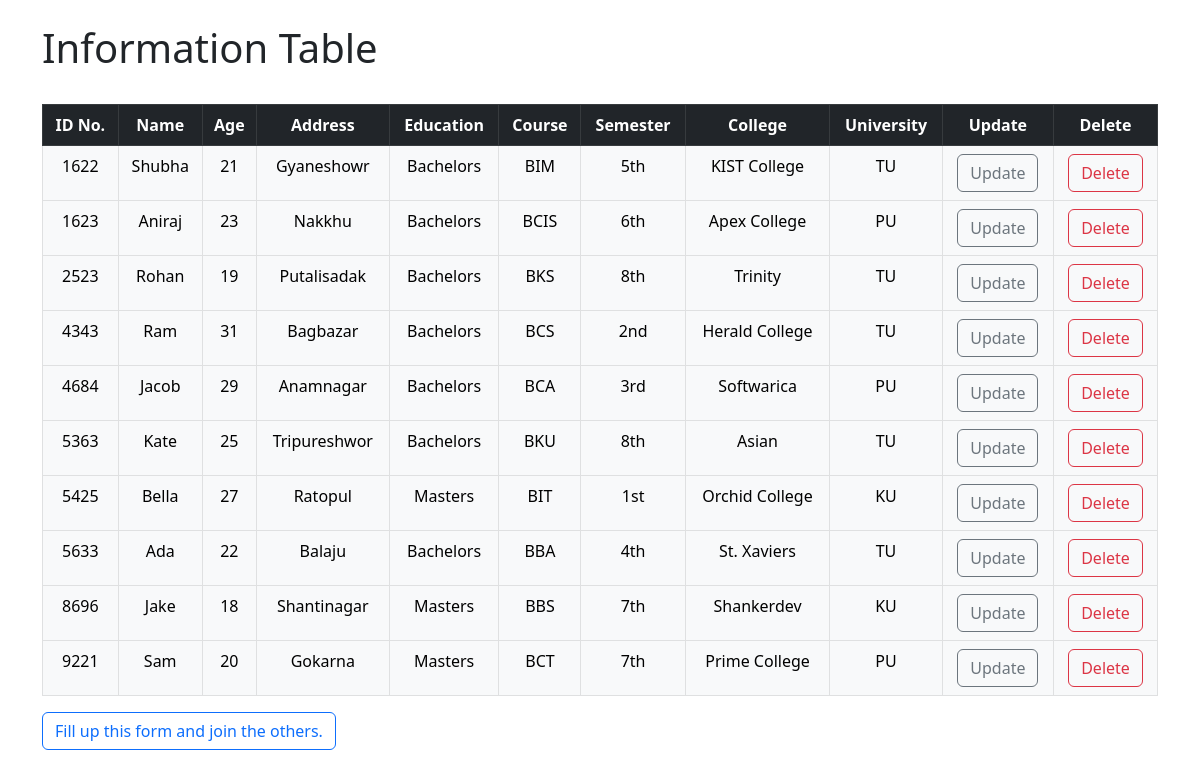
The page / on the database its author committed.
### tables this page shows
CREATE TABLE general(
        id INT,
        name VARCHAR(50),
        age INT,
        address VARCHAR(100),
        education VARCHAR(100), 
        course VARCHAR(100),
        semester VARCHAR(10),
        college VARCHAR(50),
        university VARCHAR(100),
        PRIMARY KEY(id)
        );

### index.php (the view, shortened to what this page needs)
<!DOCTYPE html>
<html lang="en">
<head>
    <link href="https://cdn.jsdelivr.net/npm/bootstrap@5.2.0/dist/css/bootstrap.min.css" rel="stylesheet">
</head>
<body>
    <div class="container">
        <div class="jumbotron jumbotron-fluid"><br>
            <h1>Information Table</h1><br>
            <?php
            $conn = mysqli_connect("localhost", "root", "", "user_info", 3306);
            $sql = "SELECT * FROM general";
            $query = mysqli_query($conn, $sql);
            ?>
            <table class="table table-light text-center table-bordered ">
                <thead class="table-dark">
                    <tr>
                        <th scope="col">ID No.</th>
                        <th scope="col">Name</th>
                        <th scope="col">Age</th>
                        <th scope="col">Address</th>
                        <th scope="col">Education</th>
                        <th scope="col">Course</th>
                        <th scope="col">Semester</th>
                        <th scope="col">College</th>
                        <th scope="col">University</th>
                        <th scope="col">Update</th>
                        <th scope="col">Delete</th>
                    </tr>
                </thead>
                <?php
                if ($query) {
                    foreach ($query as $row) {
                ?>
                        <tbody>
                            <tr>
                                <td><?php echo $row['id']; ?></td>
                                <td><?php echo $row['name']; ?></td>
                                <td><?php echo $row['age'];  ?></td>
                                <td><?php echo $row['address'];  ?></td>
                                <td><?php echo $row['education'];  ?></td>
                                <td><?php echo $row['course'];  ?></td>
                                <td><?php echo $row['semester'];  ?></td>
                                <td><?php echo $row['college'];  ?></td>
                                <td><?php echo $row['university'];  ?></td>
                                <td>
                                    <button type="button" class="btn btn-outline-secondary update">Update</button>
                                </td>
                                <td>
                                    <button type="button" class="btn btn-outline-danger delete">Delete</button>
                                </td>
                            </tr>
                        </tbody>
                <?php
                    }
                } else {
                    echo "No record found.";
                }
                ?>
            </table>
        </div>
        <button type="button" class="btn btn-outline-primary insert">Fill up this form and join the others.</button>
</body>
</html>

### rows shown on the page
general: id "1622", name "Shubha", age "21", address "Gyaneshowr", education "Bachelors", course "BIM", semester "5th", college "KIST College", university "TU"
general: id "1623", name "Aniraj", age "23", address "Nakkhu", education "Bachelors", course "BCIS", semester "6th", college "Apex College", university "PU"
general: id "2523", name "Rohan", age "19", address "Putalisadak", education "Bachelors", course "BKS", semester "8th", college "Trinity", university "TU"
general: id "4343", name "Ram", age "31", address "Bagbazar", education "Bachelors", course "BCS", semester "2nd", college "Herald College", university "TU"
general: id "4684", name "Jacob", age "29", address "Anamnagar", education "Bachelors", course "BCA", semester "3rd", college "Softwarica", university "PU"
general: id "5363", name "Kate", age "25", address "Tripureshwor", education "Bachelors", course "BKU", semester "8th", college "Asian", university "TU"
general: id "5425", name "Bella", age "27", address "Ratopul", education "Masters", course "BIT", semester "1st", college "Orchid College", university "KU"
general: id "5633", name "Ada", age "22", address "Balaju", education "Bachelors", course "BBA", semester "4th", college "St. Xaviers", university "TU"
general: id "8696", name "Jake", age "18", address "Shantinagar", education "Masters", course "BBS", semester "7th", college "Shankerdev", university "KU"
general: id "9221", name "Sam", age "20", address "Gokarna", education "Masters", course "BCT", semester "7th", college "Prime College", university "PU"
